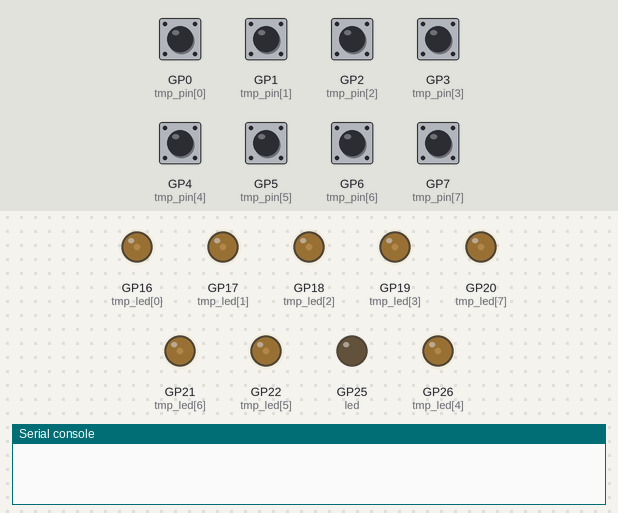
The program below on a simulated Raspberry Pi Pico running CircuitPython. Shown: output pins drawn as LEDs (lit = HIGH), the last lines printed to the serial console. The test bench sets the inputs (shaded band); at power-on: GP0 (tmp_pin[0]), GP1 (tmp_pin[1]), GP2 (tmp_pin[2]), GP3 (tmp_pin[3]), GP4 (tmp_pin[4]), GP5 (tmp_pin[5]), GP6 (tmp_pin[6]), GP7 (tmp_pin[7]) HIGH. USB keyboard and mouse output is not drawn.

Above: at 1.2 s.
1.3 s: GP0 (tmp_pin[0]) pulled LOW for 0.15 s
At 1.4 s:
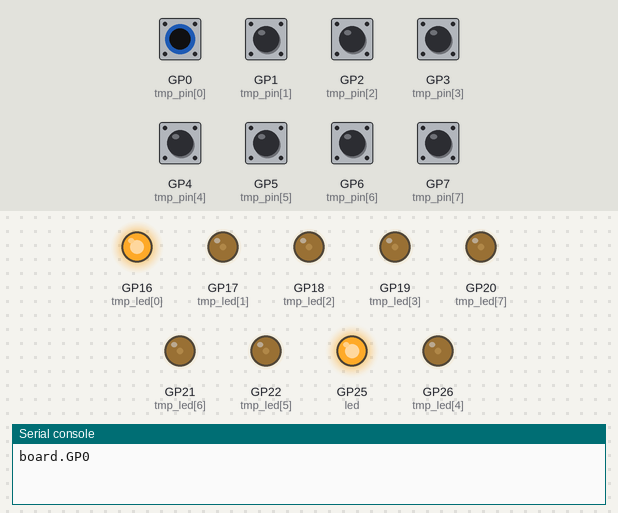
2.9 s: GP1 (tmp_pin[1]) pulled LOW for 0.15 s
At 3.0 s:
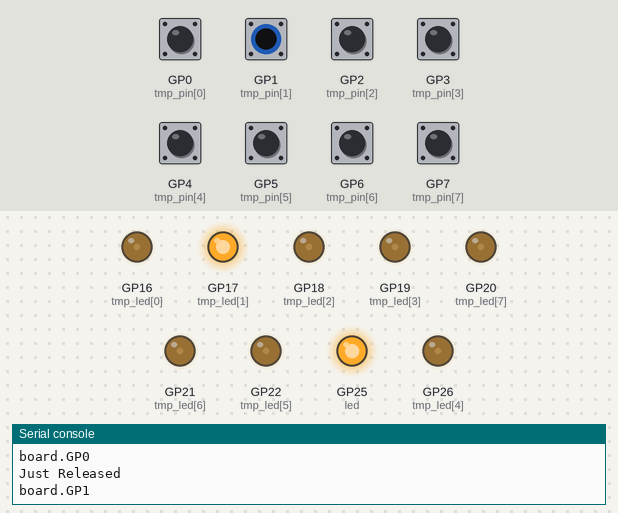
4.5 s: GP2 (tmp_pin[2]) pulled LOW for 0.15 s
At 4.6 s:
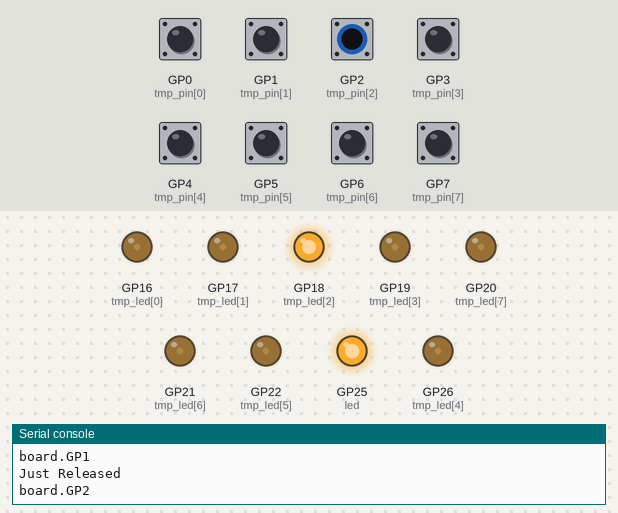
6.1 s: GP3 (tmp_pin[3]) pulled LOW for 0.15 s
At 6.2 s:
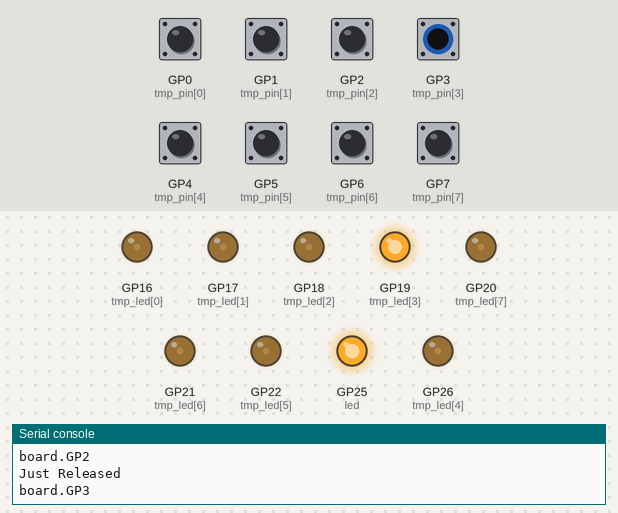
7.7 s: GP4 (tmp_pin[4]) pulled LOW for 0.15 s
At 7.8 s:
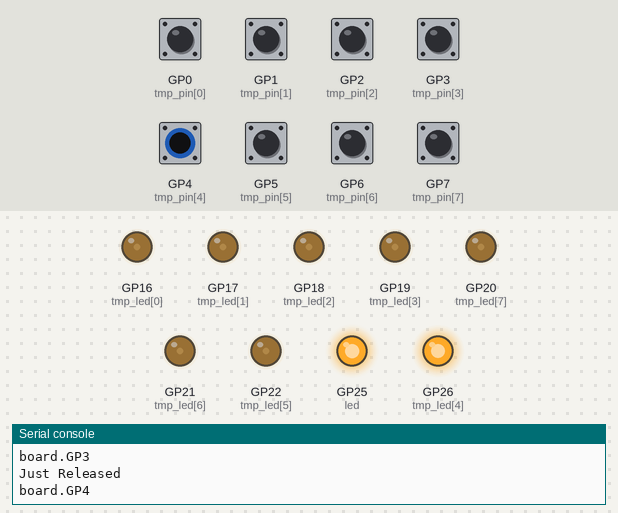
9.3 s: GP5 (tmp_pin[5]) pulled LOW for 0.15 s
At 9.4 s:
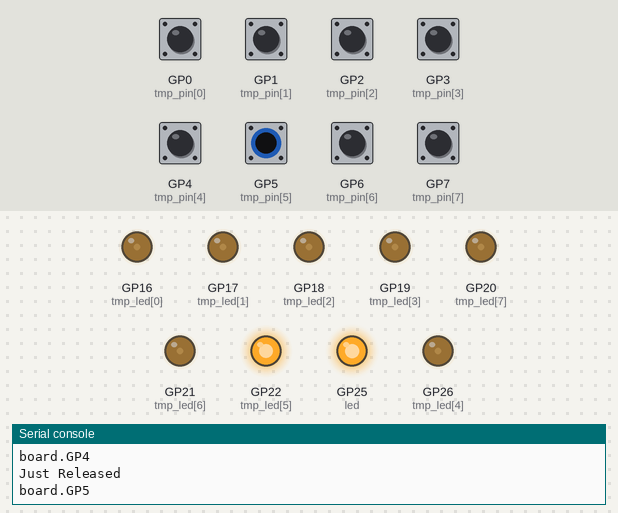
Timing chart, 0 to 11.9 s (numbered marks = the images above; inputs shaded):
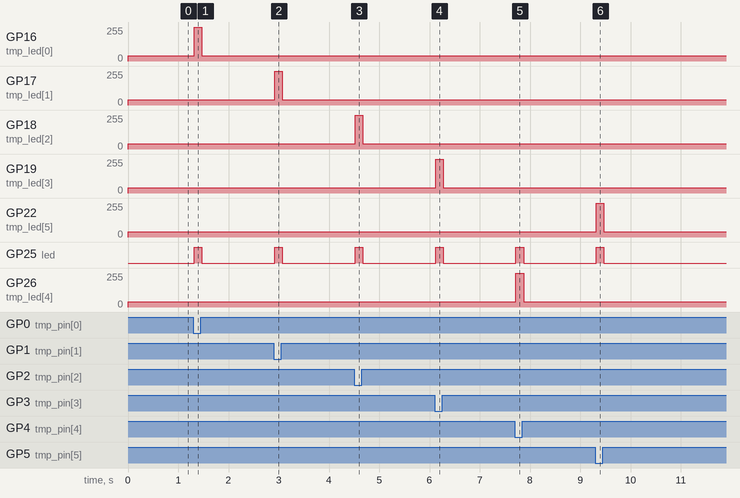

Measured:
- after the input at 1.3 s, GP16 (tmp_led[0]): 39/255 → 253/255 at once, → 39/255 0.15 s later; GP25 (led): LOW → HIGH at once, → LOW 0.15 s later
- after the input at 2.9 s, GP17 (tmp_led[1]): 39/255 → 253/255 at once, → 39/255 0.15 s later; GP25 (led): LOW → HIGH at once, → LOW 0.15 s later
- after the input at 4.5 s, GP18 (tmp_led[2]): 39/255 → 253/255 at once, → 39/255 0.15 s later; GP25 (led): LOW → HIGH at once, → LOW 0.15 s later
- after the input at 6.1 s, GP19 (tmp_led[3]): 39/255 → 253/255 at once, → 39/255 0.15 s later; GP25 (led): LOW → HIGH at once, → LOW 0.15 s later
- after the input at 7.7 s, GP25 (led): LOW → HIGH at once, → LOW 0.15 s later; GP26 (tmp_led[4]): 39/255 → 253/255 at once, → 39/255 0.15 s later
- after the input at 9.3 s, GP22 (tmp_led[5]): 39/255 → 253/255 at once, → 39/255 0.15 s later; GP25 (led): LOW → HIGH at once, → LOW 0.15 s later

The program:

code.py
```python
"""
    Cheap Stream Keybaord - Macro Keyboard
    Author: DadZilla
    Version: 0.1

    https://github.com/ImDadZilla/CheapStreamKeyboard

"""

import time
import board
import digitalio
import usb_hid
import pwmio
from adafruit_hid.keyboard import Keyboard
from adafruit_hid.keyboard_layout_us import KeyboardLayoutUS
from adafruit_hid.keycode import Keycode
from adafruit_debouncer import Debouncer
from dadzilla_button import Button

# define the pins to keycode mappings.
# the pins should be in the same array position as the desired keycodes for that respective position
pins = [board.GP0,
        board.GP1,
        board.GP2,
        board.GP3,
        board.GP4,
        board.GP5,
        board.GP6,
        board.GP7]
leds = [board.GP16,
        board.GP17,
        board.GP18,
        board.GP19,
        board.GP26,
        board.GP22,
        board.GP21,
        board.GP20]
keycodes = [Keycode.F13,
            Keycode.F14,
            Keycode.F15,
            Keycode.F16,
            Keycode.F17,
            Keycode.F18,
            Keycode.F19,
            Keycode.F20]

# Check if there are enough pins defined for desired keys
if len(pins) < len(keycodes):
    raise Exception("Not enough pins to cover all the keycodes")
elif len(pins) > len(keycodes):
    print("WARNING! More pins than keycodes. Continuing but only for those keycodes defined")
    numOfKeys = len(keycodes)
else:
    numOfKeys = len(pins)

# Set debounce interval (its in seconds so 0.1 = 1 milisecond. thus 0.02 is 20 milliseconds)
interval = 0.02

# buttons array will hold the instances of class Button
buttons = []

# setup button objects for all pin/keycode combinations defined and store in buttons array
for x in range(numOfKeys):
        tmp_pin = digitalio.DigitalInOut(pins[x])
        tmp_pin.direction = digitalio.Direction.INPUT
        tmp_pin.pull = digitalio.Pull.UP
        tmp_debouncer = Debouncer(tmp_pin,interval)
        tmp_led = pwmio.PWMOut(leds[x], frequency=5000, duty_cycle=10000)
        buttons.append(Button(tmp_debouncer,keycodes[x],pins[x],tmp_led))

# Used for debugging to show button press, hold and release.
# set useDebugLed True to have the onboard LED light, False to turn off
useDebugLed = True
led = digitalio.DigitalInOut(board.LED)
led.direction = digitalio.Direction.OUTPUT
def ledOn():
    if useDebugLed:
        led.value = True
def ledOff():
    if useDebugLed:
        led.value = False

dutyCycle=10000

# instantiate the keyboard object for sending keyboard keycodes when pressed or released
keyboard = Keyboard(usb_hid.devices)
keyboard_layout = KeyboardLayoutUS(keyboard)

# *******************
#    MAIN LOOP
# *******************
while True:
    # loop all buttons
    for button in buttons:
        # update button state from Debouncer
        button.buttonUpdate()
        # Check if a button was just pressed since the last update
        if button.buttonFell():
            print(button.getPin())
            ledOn()
            button.ledValue(65025)
            button.buttonPressKeyboard(keyboard)
        # check if button was just released since the last update
        elif button.buttonRose():
            print('Just Released')
            ledOff()
            button.ledValue(10000)
        # Check if the button value indicates its still being held down since it was pressed
        elif not button.buttonValue():
            ledOn()
```

dadzilla_button.py
```python
"""
    Button Helper Class

"""
import time
from adafruit_hid.keyboard import Keyboard

class Button:

    numberOfButtons = 0

    def __init__(self, debouncer, keycode, pin, led):
        self.debouncer = debouncer
        self.keycode = keycode
        self.pin = pin
        self.led = led
        Button.numberOfButtons += 1

    def getDebouncer(self):
        return self.debouncer

    def getPin(self):
        return self.pin

    def getKeycode(self):
        return self.keycode

    def buttonUpdate(self):
        return self.debouncer.update()

    def buttonFell(self):
        return self.debouncer.fell

    def buttonRose(self):
        return self.debouncer.rose

    def buttonValue(self):
        return self.debouncer.value

    def buttonPressKeyboard(self, keyboard):
        keyboard.press(self.keycode)
        time.sleep(0.03)
        keyboard.release(self.keycode)

    def ledValue(self, dutyCycle):
        self.led.duty_cycle=dutyCycle

    @staticmethod
    def getNumberOfButtons():
        return Button.numberOfButtons
      
```
